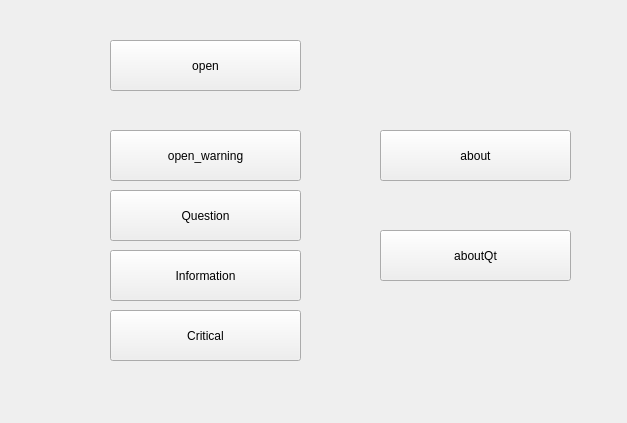
<?xml version="1.0" encoding="UTF-8"?>
<ui version="4.0">
 <class>Widget</class>
 <widget class="QWidget" name="Widget">
  <property name="geometry">
   <rect>
    <x>0</x>
    <y>0</y>
    <width>627</width>
    <height>423</height>
   </rect>
  </property>
  <property name="windowTitle">
   <string>Widget</string>
  </property>
  <widget class="QPushButton" name="openBtn">
   <property name="geometry">
    <rect>
     <x>110</x>
     <y>40</y>
     <width>191</width>
     <height>51</height>
    </rect>
   </property>
   <property name="text">
    <string>open</string>
   </property>
  </widget>
  <widget class="QPushButton" name="openBtn_2">
   <property name="geometry">
    <rect>
     <x>110</x>
     <y>130</y>
     <width>191</width>
     <height>51</height>
    </rect>
   </property>
   <property name="text">
    <string>open_warning</string>
   </property>
  </widget>
  <widget class="QPushButton" name="quesBtn">
   <property name="geometry">
    <rect>
     <x>110</x>
     <y>190</y>
     <width>191</width>
     <height>51</height>
    </rect>
   </property>
   <property name="text">
    <string>Question</string>
   </property>
  </widget>
  <widget class="QPushButton" name="infoBtn">
   <property name="geometry">
    <rect>
     <x>110</x>
     <y>250</y>
     <width>191</width>
     <height>51</height>
    </rect>
   </property>
   <property name="text">
    <string>Information</string>
   </property>
  </widget>
  <widget class="QPushButton" name="criticalBtn">
   <property name="geometry">
    <rect>
     <x>110</x>
     <y>310</y>
     <width>191</width>
     <height>51</height>
    </rect>
   </property>
   <property name="text">
    <string>Critical</string>
   </property>
  </widget>
  <widget class="QPushButton" name="aboutBtn">
   <property name="geometry">
    <rect>
     <x>380</x>
     <y>130</y>
     <width>191</width>
     <height>51</height>
    </rect>
   </property>
   <property name="text">
    <string>about</string>
   </property>
  </widget>
  <widget class="QPushButton" name="aboutQtBtn">
   <property name="geometry">
    <rect>
     <x>380</x>
     <y>230</y>
     <width>191</width>
     <height>51</height>
    </rect>
   </property>
   <property name="text">
    <string>aboutQt</string>
   </property>
  </widget>
 </widget>
 <layoutdefault spacing="6" margin="11"/>
 <resources/>
 <connections/>
</ui>
